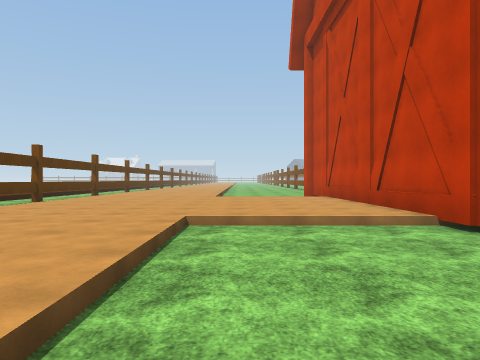
[1] (above)

19 first-person views from a walk through a Unity game level. The camera is 1.4 m above the floor, looks level and sees 70° across. The floor is counted in squares, 2 m on a side. Each view is taken from the middle of a square. On the plan, view 1 faces up. The plan holds only what a view shows up to about 11 squares ahead; the rest is blank. The place goes on beyond the plan. The player is left out. Surface patterns are stand-ins for the level's own textures.

[2]
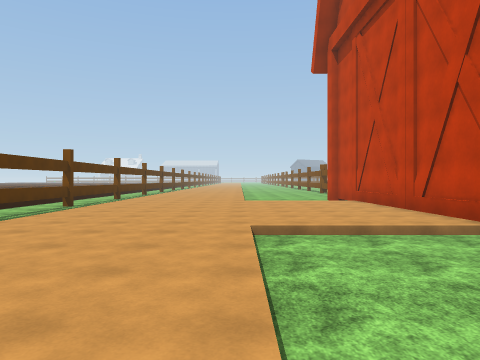

[3]
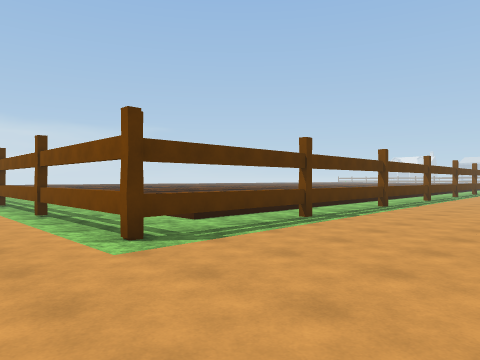

[4]
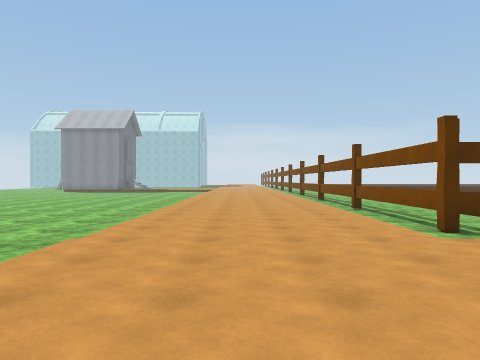

[5]
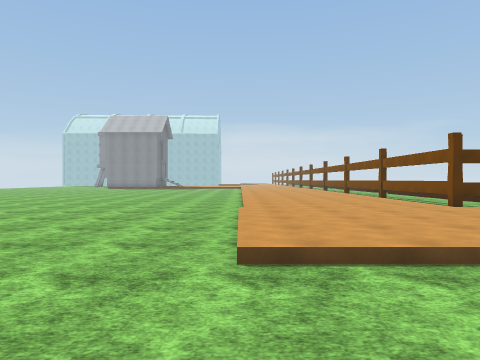

[6]
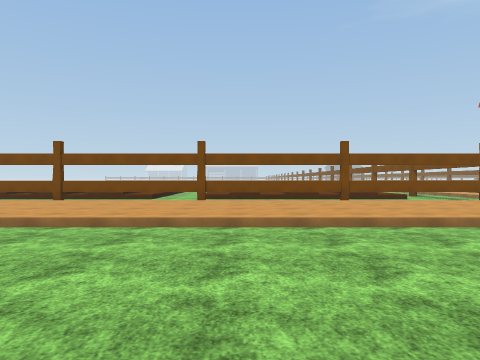

[7]
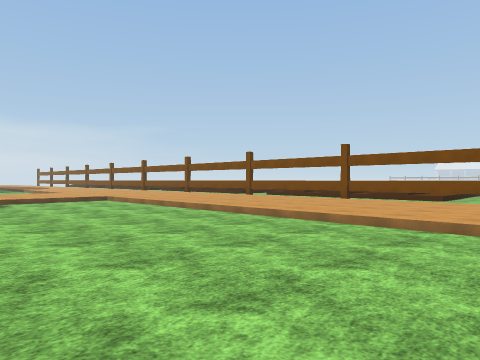

[8]
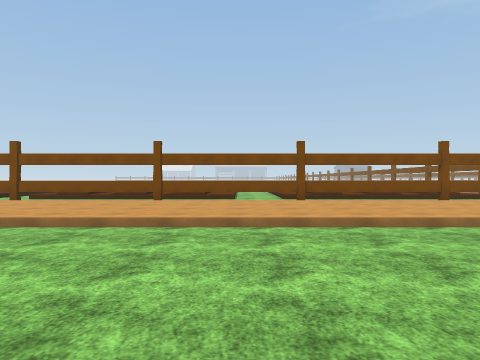

[9]
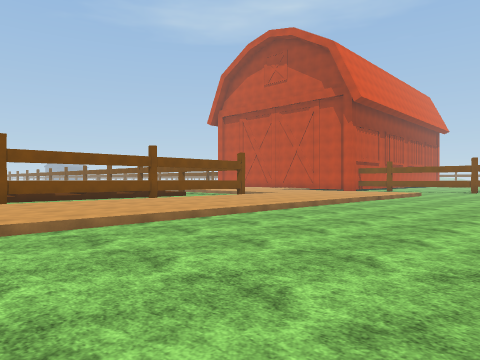

[10]
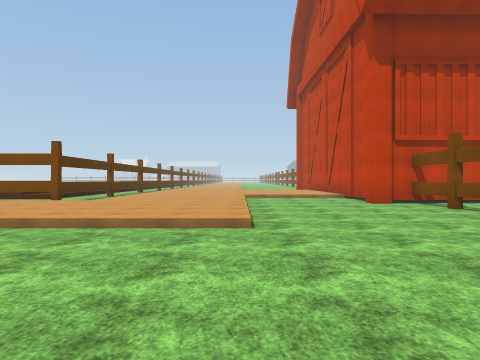

[11]
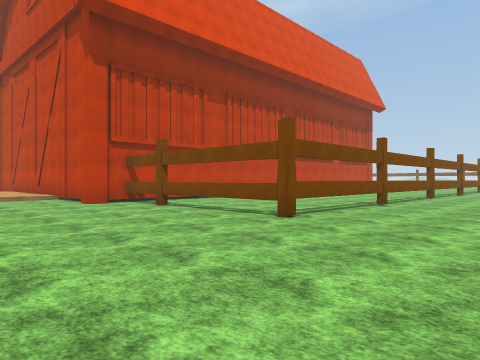

[12]
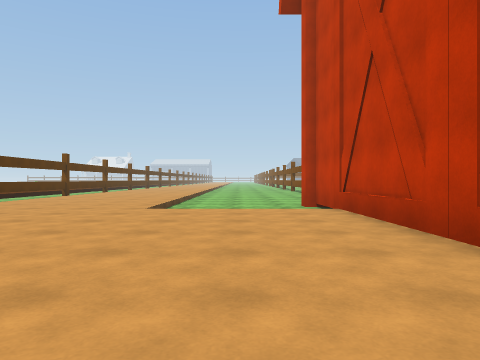

[13]
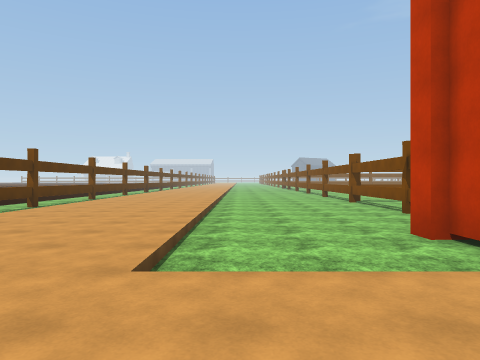

[14]
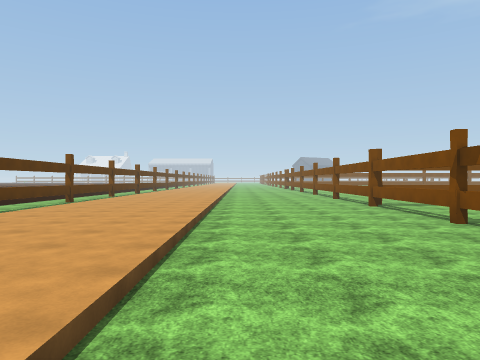

[15]
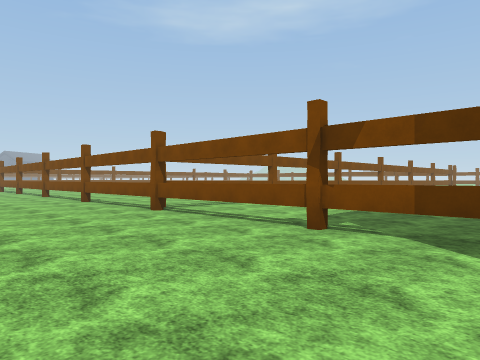

[16]
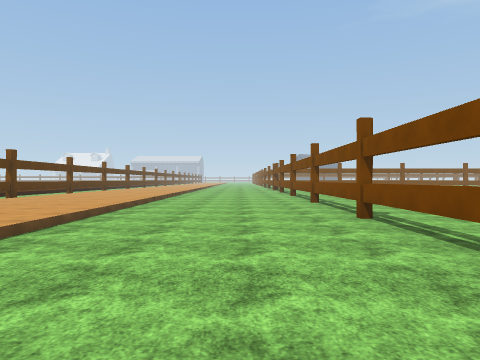

[17]
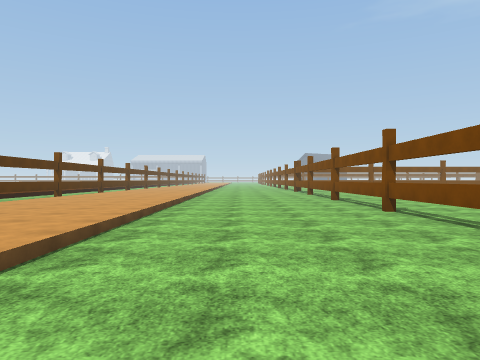

[18]
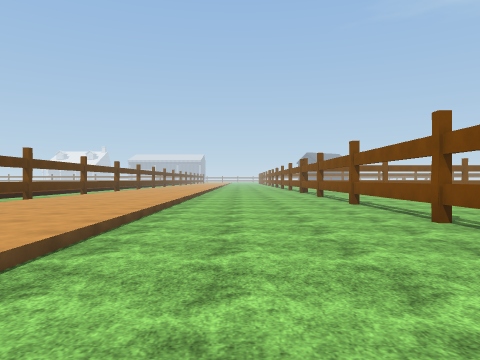

[19]
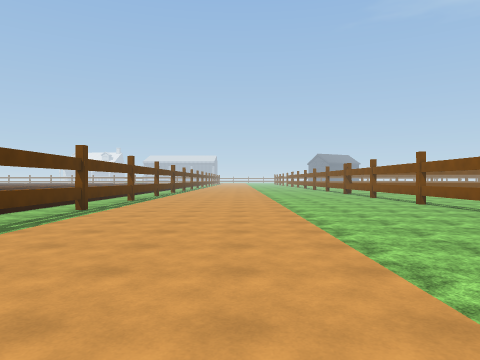

### Floor plan
Key: @ floor where view 1 was taken; # wall or solid block; . main floor; : floor 0.25 m higher than the main floor; / step, stairs or slope; = window, fence, low wall or low ledge; T thing the floor can be seen under or through.
Columns run from 24 left of view 1 to 10 right of it. Each row starts with its distance up from view 1.
 36                    /:::/......
 35                    /:::/....#..
 34                 :=./:::/.....=..
 33                 :#./:::/.....=..
 32                 :=./:::/.....=..
 31                 :=./:::/....#...
 30                  =./:::/.....=.
 29                  =./:::/.....=.
 28                    /:::/.....=.
 27                    /:::/.....=.
 26                     :::/....#..
 25                     :::/....=..
 24                      ::/....=..
 23                       : ....=...
 22                  = /:::/....#####
 21                  =./:::/....=...
 20                  #./:::/....=...
 19                  =./:::/....=...
 18                  =./:::/....#...
 17                    /:::/....=...
 16                    /:::/....=...
 15                    /:::/....
 14                    /:::/...#
 13                     :::/...#
 12                    /:::/...#
 11                 :#./:::::::#
 10                 :=./:::::::#
  9                 :=./:::::::#
  8                 :=./:::::::#
  7                 :#./:::::::#
  6                 :=./:::::::#
  5                 :=./:::/...#
  4        .. .......=./:::/...#
  3   === === ===.====./:::/...#
  2  =   =   #...#...=./:::/...####
  1  ::::::::::::::::::::::/....=.
  0   :::::::::::::::::::::/@...#..
 -1  ::::::::::::::::::::::/....=...
 -2 :::::::::::::::::::::::/....=....
 -3 ////////////////////////....=.....
 -4 ............................TTTTTT.
 -5 ...................................
 -6 ...................................
 -7   ..............................
 -8        .... .. .....   ....

Where each view was taken, in squares from view 1:
view 1: 0 up, 0 right, facing up
view 2: 0 up, 1 left, facing up
view 3: 0 up, 2 left, facing up-left
view 4: 1 down, 1 left, facing left
view 5: 3 down, 2 right, facing left
view 6: 8 down, 14 left, facing up
view 7: 8 down, 14 left, facing up-left
view 8: 8 down, 17 left, facing up
view 9: 8 down, 17 left, facing up-right
view 10: 8 down, 1 left, facing up
view 11: 8 down, 1 left, facing up-right
view 12: 5 up, 1 right, facing up
view 13: 9 up, 0 right, facing up
view 14: 11 up, 0 right, facing up
view 15: 15 up, 0 right, facing up-right
view 16: 20 up, 2 right, facing up
view 17: 23 up, 1 right, facing up
view 18: 25 up, 1 right, facing up
view 19: 23 up, 2 left, facing up
